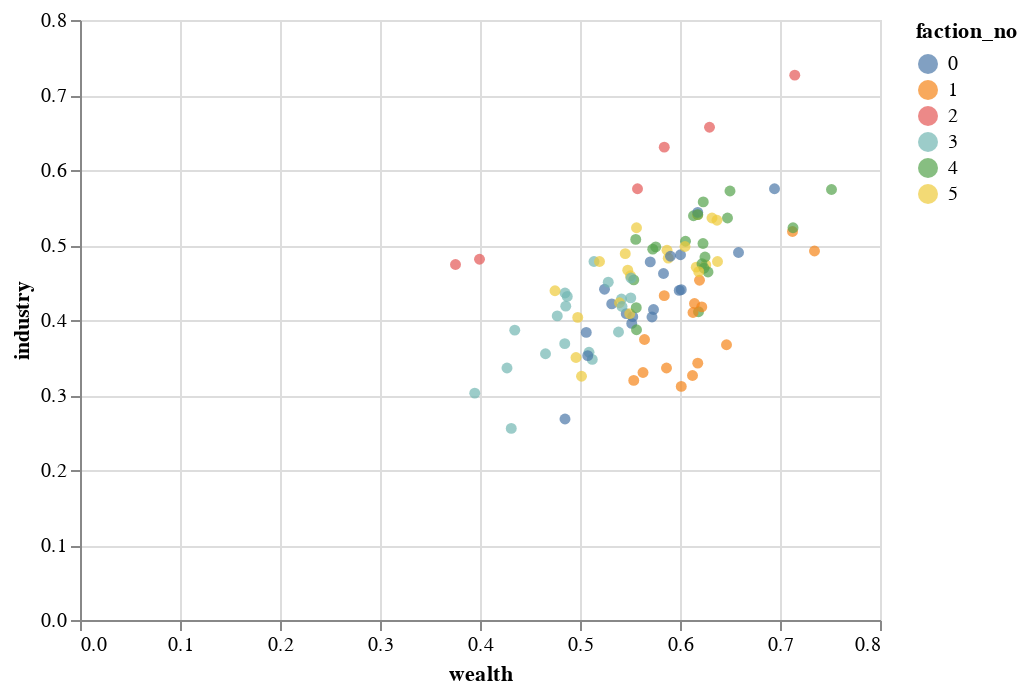

Notebook source saved alongside this figure:
### Code cell
chart = alt.Chart(pops).mark_circle().encode(x='wealth',y='industry',color='faction_no:N')
chart

### Figure 1 — Vega-Lite specification as saved in the notebook (floating-point values rounded to 4 significant figures)
{"config": {"view": {"continuousWidth": 400, "continuousHeight": 300}}, "data": {"name": "data-899416c2179bac14dcf37c6ca02b400c"}, "mark": "circle", "encoding": {"color": {"type": "nominal", "field": "faction_no"}, "x": {"type": "quantitative", "field": "wealth"}, "y": {"type": "quantitative", "field": "industry"}}, "$schema": "https://vega.github.io/schema/vega-lite/v4.8.1.json", "datasets": {"data-899416c2179bac14dcf37c6ca02b400c": [{"conformity": 0.457, "literacy": 0.74, "aggression": 0.58, "constitution": 0.228, "faction_no": 0, "industry": 0.404, "wealth": 0.572, "target_score": -0.037}, {"conformity": 0.268, "literacy": 0.651, "aggression": 0.516, "constitution": 0.473, "faction_no": 4, "industry": 0.4945, "wealth": 0.5727, "target_score": 0.216}, {"conformity": 0.181, "literacy": 0.689, "aggression": 0.637, "constitution": 0.478, "faction_no": 4, "industry": 0.5575, "wealth": 0.6232, "target_score": 0.182}, {"conformity": 0.2, "literacy": 0.826, "aggression": 0.435, "constitution": 0.387, "faction_no": 4, "industry": 0.411, "wealth": 0.6185, "target_score": 0.365}, {"conformity": 0.561, "literacy": 0.642, "aggression": 0.443, "constitution": 0.475, "faction_no": 5, "industry": 0.459, "wealth": 0.5505, "target_score": -0.004}, {"conformity": 0.073, "literacy": 0.706, "aggression": 0.344, "constitution": 0.666, "faction_no": 4, "industry": 0.505, "wealth": 0.6055, "target_score": 0.583}, {"conformity": 0.569, "literacy": 0.592, "aggression": 0.498, "constitution": 0.309, "faction_no": 5, "industry": 0.4035, "wealth": 0.4977, "target_score": -0.067}, {"conformity": 0.404, "literacy": 0.807, "aggression": 0.474, "constitution": 0.37, "faction_no": 1, "industry": 0.422, "wealth": 0.6145, "target_score": 0.122}, {"conformity": 0.502, "literacy": 0.629, "aggression": 0.517, "constitution": 0.25, "faction_no": 0, "industry": 0.3835, "wealth": 0.5062, "target_score": -0.019}, {"conformity": 0.42, "literacy": 0.608, "aggression": 0.617, "constitution": 0.265, "faction_no": 0, "industry": 0.441, "wealth": 0.5245, "target_score": -0.037}, {"conformity": 0.247, "literacy": 0.543, "aggression": 0.447, "constitution": 0.416, "faction_no": 3, "industry": 0.4315, "wealth": 0.4873, "target_score": 0.306}, {"conformity": 0.309, "literacy": 0.759, "aggression": 0.673, "constitution": 0.399, "faction_no": 4, "industry": 0.536, "wealth": 0.6475, "target_score": 0.018}, {"conformity": 0.411, "literacy": 0.827, "aggression": 0.736, "constitution": 0.244, "faction_no": 0, "industry": 0.49, "wealth": 0.6585, "target_score": -0.147}, {"conformity": 0.289, "literacy": 0.714, "aggression": 0.723, "constitution": 0.251, "faction_no": 0, "industry": 0.487, "wealth": 0.6005, "target_score": -0.012}, {"conformity": 0.338, "literacy": 0.55, "aggression": 0.5, "constitution": 0.456, "faction_no": 3, "industry": 0.478, "wealth": 0.514, "target_score": 0.162}, {"conformity": 0.307, "literacy": 0.693, "aggression": 0.328, "constitution": 0.44, "faction_no": 3, "industry": 0.384, "wealth": 0.5385, "target_score": 0.365}, {"conformity": 0.58, "literacy": 0.629, "aggression": 0.529, "constitution": 0.404, "faction_no": 5, "industry": 0.4665, "wealth": 0.5477, "target_score": -0.109}, {"conformity": 0.407, "literacy": 0.534, "aggression": 0.469, "constitution": 0.403, "faction_no": 3, "industry": 0.436, "wealth": 0.485, "target_score": 0.124}, {"conformity": 0.529, "literacy": 0.602, "aggression": 0.544, "constitution": 0.433, "faction_no": 5, "industry": 0.4885, "wealth": 0.5453, "target_score": -0.073}, {"conformity": 0.394, "literacy": 0.786, "aggression": 0.462, "constitution": 0.444, "faction_no": 1, "industry": 0.453, "wealth": 0.6195, "target_score": 0.144}, {"conformity": 0.473, "literacy": 0.778, "aggression": 0.433, "constitution": 0.514, "faction_no": 5, "industry": 0.4735, "wealth": 0.6258, "target_score": 0.094}, {"conformity": 0.408, "literacy": 0.788, "aggression": 0.294, "constitution": 0.345, "faction_no": 1, "industry": 0.3195, "wealth": 0.5537, "target_score": 0.298}, {"conformity": 0.356, "literacy": 0.672, "aggression": 0.459, "constitution": 0.4, "faction_no": 3, "industry": 0.4295, "wealth": 0.5508, "target_score": 0.185}, {"conformity": 0.299, "literacy": 0.54, "aggression": 0.603, "constitution": 0.547, "faction_no": 2, "industry": 0.575, "wealth": 0.5575, "target_score": 0.098}, {"conformity": 0.212, "literacy": 0.929, "aggression": 0.652, "constitution": 0.496, "faction_no": 4, "industry": 0.574, "wealth": 0.7515, "target_score": 0.136}, {"conformity": 0.443, "literacy": 0.642, "aggression": 0.538, "constitution": 0.305, "faction_no": 0, "industry": 0.4215, "wealth": 0.5317, "target_score": 0.019}, {"conformity": 0.402, "literacy": 0.907, "aggression": 0.455, "constitution": 0.581, "faction_no": 1, "industry": 0.518, "wealth": 0.7125, "target_score": 0.143}, {"conformity": 0.423, "literacy": 0.837, "aggression": 0.241, "constitution": 0.431, "faction_no": 1, "industry": 0.336, "wealth": 0.5865, "target_score": 0.336}, {"conformity": 0.476, "literacy": 0.553, "aggression": 0.428, "constitution": 0.409, "faction_no": 3, "industry": 0.4185, "wealth": 0.4858, "target_score": 0.096}, {"conformity": 0.451, "literacy": 0.826, "aggression": 0.498, "constitution": 0.337, "faction_no": 1, "industry": 0.4175, "wealth": 0.6218, "target_score": 0.051}, {"conformity": 0.475, "literacy": 0.694, "aggression": 0.556, "constitution": 0.409, "faction_no": 5, "industry": 0.4825, "wealth": 0.5882, "target_score": -0.031}, {"conformity": 0.554, "literacy": 0.762, "aggression": 0.458, "constitution": 0.483, "faction_no": 5, "industry": 0.4705, "wealth": 0.6162, "target_score": -0.012}, {"conformity": 0.345, "literacy": 0.655, "aggression": 0.508, "constitution": 0.348, "faction_no": 3, "industry": 0.428, "wealth": 0.5415, "target_score": 0.147}, {"conformity": 0.375, "literacy": 0.926, "aggression": 0.396, "constitution": 0.338, "faction_no": 1, "industry": 0.367, "wealth": 0.6465, "target_score": 0.229}, {"conformity": 0.387, "literacy": 0.661, "aggression": 0.353, "constitution": 0.361, "faction_no": 3, "industry": 0.357, "wealth": 0.509, "target_score": 0.26}, {"conformity": 0.064, "literacy": 0.766, "aggression": 0.528, "constitution": 0.44, "faction_no": 4, "industry": 0.484, "wealth": 0.625, "target_score": 0.408}, {"conformity": 0.249, "literacy": 0.654, "aggression": 0.513, "constitution": 0.394, "faction_no": 4, "industry": 0.4535, "wealth": 0.5537, "target_score": 0.238}, {"conformity": 0.415, "literacy": 0.684, "aggression": 0.545, "constitution": 0.272, "faction_no": 0, "industry": 0.4085, "wealth": 0.5463, "target_score": 0.04}, {"conformity": 0.503, "literacy": 0.663, "aggression": 0.641, "constitution": 0.314, "faction_no": 0, "industry": 0.4775, "wealth": 0.5703, "target_score": -0.144}, {"conformity": 0.311, "literacy": 0.606, "aggression": 0.512, "constitution": 0.389, "faction_no": 3, "industry": 0.4505, "wealth": 0.5282, "target_score": 0.177}, {"conformity": 0.745, "literacy": 0.899, "aggression": 0.272, "constitution": 0.38, "faction_no": 1, "industry": 0.326, "wealth": 0.6125, "target_score": -0.017}, {"conformity": 0.484, "literacy": 0.681, "aggression": 0.423, "constitution": 0.563, "faction_no": 5, "industry": 0.493, "wealth": 0.587, "target_score": 0.093}, {"conformity": 0.411, "literacy": 0.755, "aggression": 0.434, "constitution": 0.314, "faction_no": 1, "industry": 0.374, "wealth": 0.5645, "target_score": 0.155}, {"conformity": 0.332, "literacy": 0.891, "aggression": 0.281, "constitution": 0.342, "faction_no": 1, "industry": 0.3115, "wealth": 0.6013, "target_score": 0.387}, {"conformity": 0.441, "literacy": 0.762, "aggression": 0.642, "constitution": 0.239, "faction_no": 0, "industry": 0.4405, "wealth": 0.6013, "target_score": -0.083}, {"conformity": 0.349, "literacy": 0.646, "aggression": 0.49, "constitution": 0.422, "faction_no": 3, "industry": 0.456, "wealth": 0.551, "target_score": 0.161}, {"conformity": 0.324, "literacy": 0.538, "aggression": 0.641, "constitution": 0.62, "faction_no": 2, "industry": 0.6305, "wealth": 0.5843, "target_score": 0.035}, {"conformity": 0.215, "literacy": 0.483, "aggression": 0.305, "constitution": 0.468, "faction_no": 3, "industry": 0.3865, "wealth": 0.4347, "target_score": 0.48}, {"conformity": 0.521, "literacy": 0.642, "aggression": 0.423, "constitution": 0.277, "faction_no": 5, "industry": 0.35, "wealth": 0.496, "target_score": 0.056}, {"conformity": 0.307, "literacy": 0.688, "aggression": 0.61, "constitution": 0.468, "faction_no": 4, "industry": 0.539, "wealth": 0.6135, "target_score": 0.083}, {"conformity": 0.71, "literacy": 0.656, "aggression": 0.397, "constitution": 0.449, "faction_no": 5, "industry": 0.423, "wealth": 0.5395, "target_score": -0.107}, {"conformity": 0.437, "literacy": 0.977, "aggression": 0.504, "constitution": 0.48, "faction_no": 1, "industry": 0.492, "wealth": 0.7345, "target_score": 0.059}, {"conformity": 0.441, "literacy": 0.696, "aggression": 0.647, "constitution": 0.323, "faction_no": 0, "industry": 0.485, "wealth": 0.5905, "target_score": -0.088}, {"conformity": 0.464, "literacy": 0.893, "aggression": 0.43, "constitution": 0.255, "faction_no": 1, "industry": 0.3425, "wealth": 0.6178, "target_score": 0.106}, {"conformity": 0.493, "literacy": 0.701, "aggression": 0.532, "constitution": 0.277, "faction_no": 0, "industry": 0.4045, "wealth": 0.5527, "target_score": -0.025}, {"conformity": 0.61, "literacy": 0.712, "aggression": 0.548, "constitution": 0.448, "faction_no": 5, "industry": 0.498, "wealth": 0.605, "target_score": -0.158}, {"conformity": 0.413, "literacy": 0.677, "aggression": 0.379, "constitution": 0.316, "faction_no": 3, "industry": 0.3475, "wealth": 0.5123, "target_score": 0.208}, {"conformity": 0.393, "literacy": 0.663, "aggression": 0.487, "constitution": 0.218, "faction_no": 0, "industry": 0.3525, "wealth": 0.5078, "target_score": 0.12}, {"conformity": 0.357, "literacy": 0.318, "aggression": 0.513, "constitution": 0.449, "faction_no": 2, "industry": 0.481, "wealth": 0.3995, "target_score": 0.13}, {"conformity": 0.431, "literacy": 0.607, "aggression": 0.366, "constitution": 0.145, "faction_no": 3, "industry": 0.2555, "wealth": 0.4313, "target_score": 0.203}, {"conformity": 0.569, "literacy": 0.728, "aggression": 0.504, "constitution": 0.568, "faction_no": 5, "industry": 0.536, "wealth": 0.632, "target_score": -0.073}, {"conformity": 0.229, "literacy": 0.549, "aggression": 0.464, "constitution": 0.347, "faction_no": 3, "industry": 0.4055, "wealth": 0.4773, "target_score": 0.307}, {"conformity": 0.209, "literacy": 0.903, "aggression": 0.571, "constitution": 0.475, "faction_no": 4, "industry": 0.523, "wealth": 0.713, "target_score": 0.22}, {"conformity": 0.495, "literacy": 0.695, "aggression": 0.535, "constitution": 0.546, "faction_no": 5, "industry": 0.5405, "wealth": 0.6178, "target_score": -0.03}, {"conformity": 0.438, "literacy": 0.736, "aggression": 0.434, "constitution": 0.431, "faction_no": 1, "industry": 0.4325, "wealth": 0.5842, "target_score": 0.128}, {"conformity": 0.577, "literacy": 0.678, "aggression": 0.359, "constitution": 0.291, "faction_no": 5, "industry": 0.325, "wealth": 0.5015, "target_score": 0.064}, {"conformity": 0.365, "literacy": 0.733, "aggression": 0.569, "constitution": 0.259, "faction_no": 0, "industry": 0.414, "wealth": 0.5735, "target_score": 0.066}, {"conformity": 0.357, "literacy": 0.703, "aggression": 0.593, "constitution": 0.86, "faction_no": 2, "industry": 0.7265, "wealth": 0.7147, "target_score": 0.05}, {"conformity": 0.486, "literacy": 0.59, "aggression": 0.634, "constitution": 0.412, "faction_no": 5, "industry": 0.523, "wealth": 0.5565, "target_score": -0.12}, {"conformity": 0.454, "literacy": 0.692, "aggression": 0.681, "constitution": 0.406, "faction_no": 0, "industry": 0.5435, "wealth": 0.6178, "target_score": -0.135}, {"conformity": 0.269, "literacy": 0.744, "aggression": 0.49, "constitution": 0.514, "faction_no": 4, "industry": 0.502, "wealth": 0.623, "target_score": 0.241}, {"conformity": 0.545, "literacy": 0.708, "aggression": 0.549, "constitution": 0.242, "faction_no": 0, "industry": 0.3955, "wealth": 0.5517, "target_score": -0.094}, {"conformity": 0.149, "literacy": 0.487, "aggression": 0.432, "constitution": 0.173, "faction_no": 3, "industry": 0.3025, "wealth": 0.3947, "target_score": 0.419}, {"conformity": 0.452, "literacy": 0.561, "aggression": 0.364, "constitution": 0.592, "faction_no": 5, "industry": 0.478, "wealth": 0.5195, "target_score": 0.184}, {"conformity": 0.403, "literacy": 0.705, "aggression": 0.625, "constitution": 0.299, "faction_no": 0, "industry": 0.462, "wealth": 0.5835, "target_score": -0.028}, {"conformity": 0.542, "literacy": 0.691, "aggression": 0.45, "constitution": 0.367, "faction_no": 5, "industry": 0.4085, "wealth": 0.5497, "target_score": 0.008}, {"conformity": 0.438, "literacy": 0.816, "aggression": 0.447, "constitution": 0.373, "faction_no": 1, "industry": 0.41, "wealth": 0.613, "target_score": 0.115}, {"conformity": 0.586, "literacy": 0.796, "aggression": 0.374, "constitution": 0.286, "faction_no": 1, "industry": 0.33, "wealth": 0.563, "target_score": 0.04}, {"conformity": 0.13, "literacy": 0.726, "aggression": 0.443, "constitution": 0.331, "faction_no": 4, "industry": 0.387, "wealth": 0.5565, "target_score": 0.427}, {"conformity": 0.337, "literacy": 0.769, "aggression": 0.49, "constitution": 0.46, "faction_no": 4, "industry": 0.475, "wealth": 0.622, "target_score": 0.173}, {"conformity": 0.708, "literacy": 0.511, "aggression": 0.498, "constitution": 0.38, "faction_no": 5, "industry": 0.439, "wealth": 0.475, "target_score": -0.206}, {"conformity": 0.168, "literacy": 0.696, "aggression": 0.41, "constitution": 0.423, "faction_no": 4, "industry": 0.4165, "wealth": 0.5562, "target_score": 0.422}, {"conformity": 0.535, "literacy": 0.797, "aggression": 0.509, "constitution": 0.447, "faction_no": 5, "industry": 0.478, "wealth": 0.6375, "target_score": -0.044}, {"conformity": 0.151, "literacy": 0.604, "aggression": 0.686, "constitution": 0.329, "faction_no": 4, "industry": 0.5075, "wealth": 0.5557, "target_score": 0.163}, {"conformity": 0.305, "literacy": 0.576, "aggression": 0.254, "constitution": 0.456, "faction_no": 3, "industry": 0.355, "wealth": 0.4655, "target_score": 0.441}, {"conformity": 0.505, "literacy": 0.277, "aggression": 0.548, "constitution": 0.4, "faction_no": 2, "industry": 0.474, "wealth": 0.3755, "target_score": -0.053}, {"conformity": 0.51, "literacy": 0.741, "aggression": 0.557, "constitution": 0.509, "faction_no": 5, "industry": 0.533, "wealth": 0.637, "target_score": -0.067}, {"conformity": 0.221, "literacy": 0.779, "aggression": 0.516, "constitution": 0.422, "faction_no": 4, "industry": 0.469, "wealth": 0.624, "target_score": 0.263}, {"conformity": 0.373, "literacy": 0.601, "aggression": 0.465, "constitution": 0.272, "faction_no": 3, "industry": 0.3685, "wealth": 0.4848, "target_score": 0.162}, {"conformity": 0.477, "literacy": 0.602, "aggression": 0.872, "constitution": 0.442, "faction_no": 2, "industry": 0.657, "wealth": 0.6295, "target_score": -0.349}, {"conformity": 0.319, "literacy": 0.518, "aggression": 0.42, "constitution": 0.252, "faction_no": 3, "industry": 0.336, "wealth": 0.427, "target_score": 0.261}, {"conformity": 0.303, "literacy": 0.654, "aggression": 0.533, "constitution": 0.462, "faction_no": 4, "industry": 0.4975, "wealth": 0.5757, "target_score": 0.164}, {"conformity": 0.537, "literacy": 0.759, "aggression": 0.548, "constitution": 0.331, "faction_no": 0, "industry": 0.4395, "wealth": 0.5993, "target_score": -0.085}, {"conformity": 0.311, "literacy": 0.792, "aggression": 0.446, "constitution": 0.482, "faction_no": 4, "industry": 0.464, "wealth": 0.628, "target_score": 0.243}, {"conformity": 0.273, "literacy": 0.728, "aggression": 0.7, "constitution": 0.444, "faction_no": 4, "industry": 0.572, "wealth": 0.65, "target_score": 0.027}, {"conformity": 0.416, "literacy": 0.666, "aggression": 0.419, "constitution": 0.417, "faction_no": 3, "industry": 0.418, "wealth": 0.542, "target_score": 0.165}, {"conformity": 0.456, "literacy": 0.702, "aggression": 0.462, "constitution": 0.074, "faction_no": 0, "industry": 0.268, "wealth": 0.485, "target_score": 0.082}, {"conformity": 0.369, "literacy": 0.814, "aggression": 0.717, "constitution": 0.433, "faction_no": 0, "industry": 0.575, "wealth": 0.6945, "target_score": -0.086}, {"conformity": 0.553, "literacy": 0.773, "aggression": 0.446, "constitution": 0.483, "faction_no": 5, "industry": 0.4645, "wealth": 0.6188, "target_score": 0.001}, {"conformity": 0.215, "literacy": 0.695, "aggression": 0.412, "constitution": 0.669, "faction_no": 4, "industry": 0.5405, "wealth": 0.6178, "target_score": 0.373}]}}
